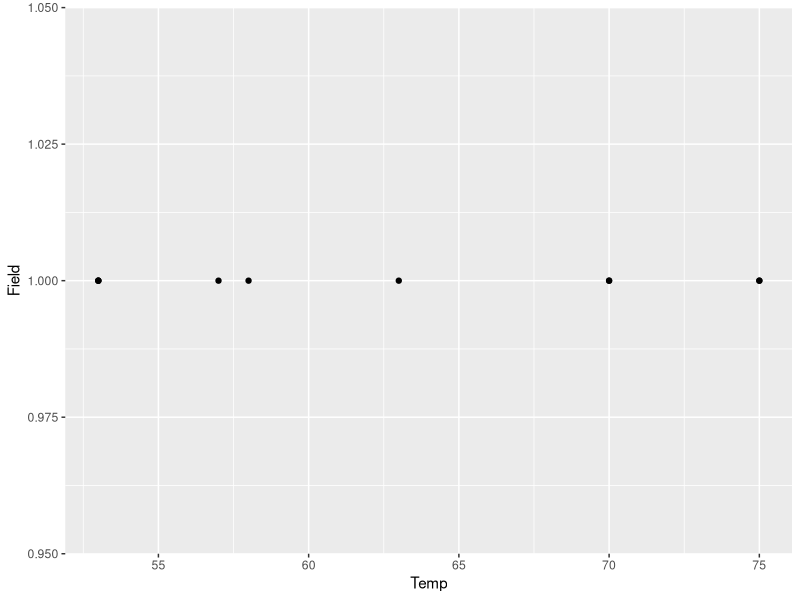
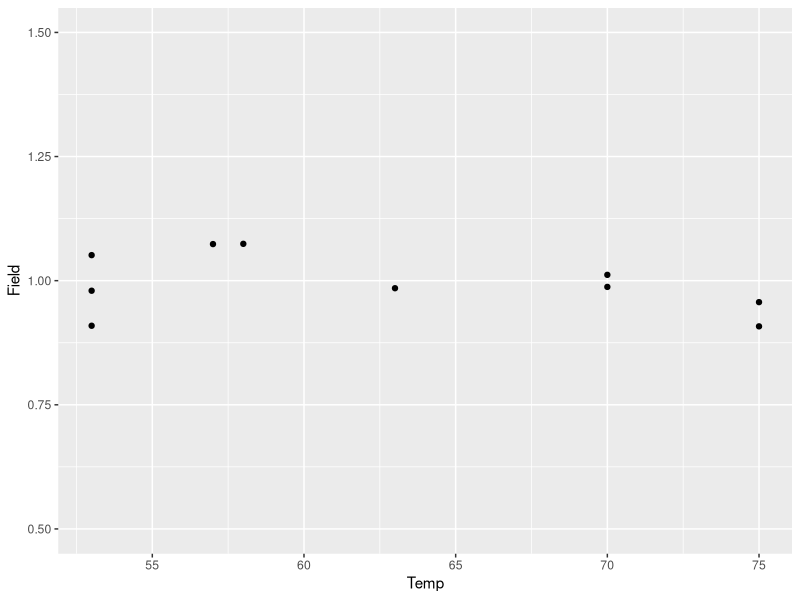
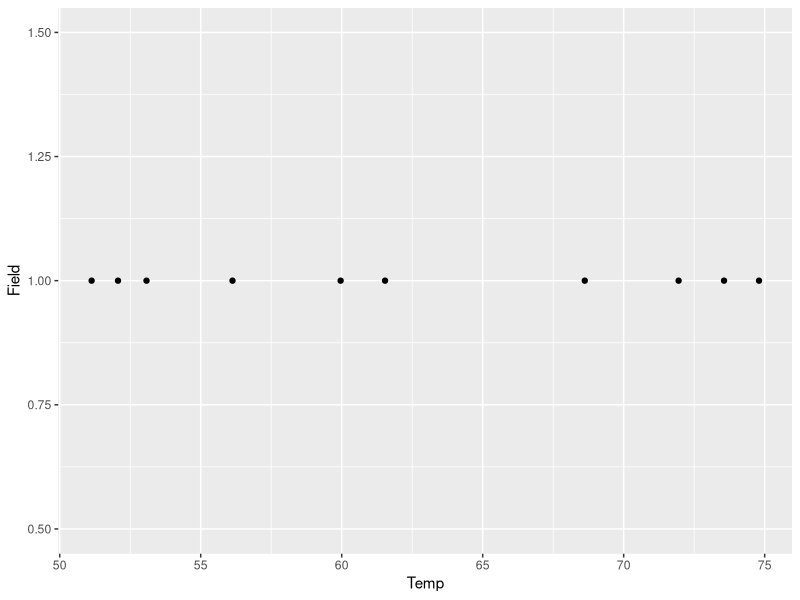
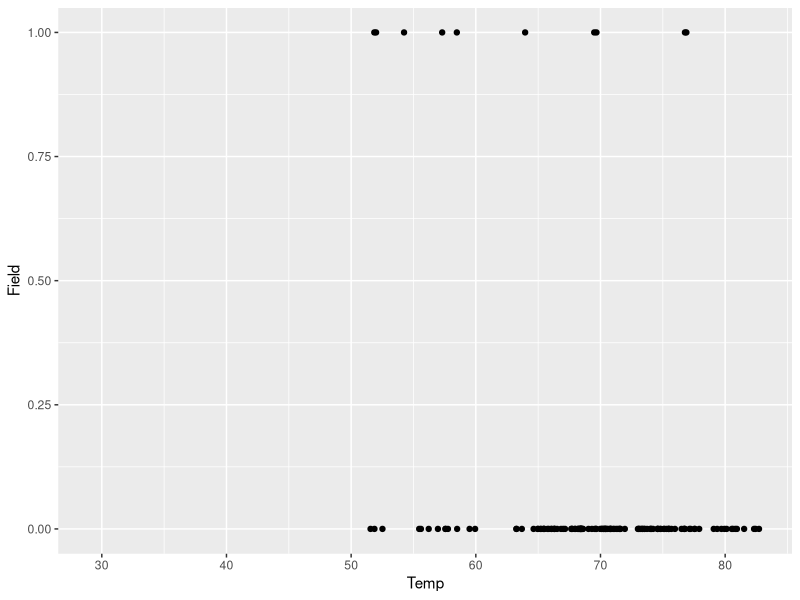
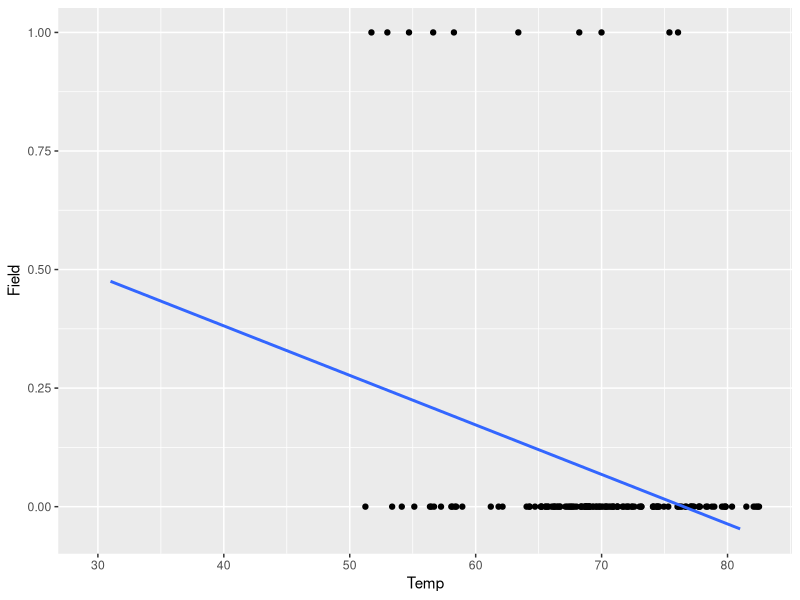
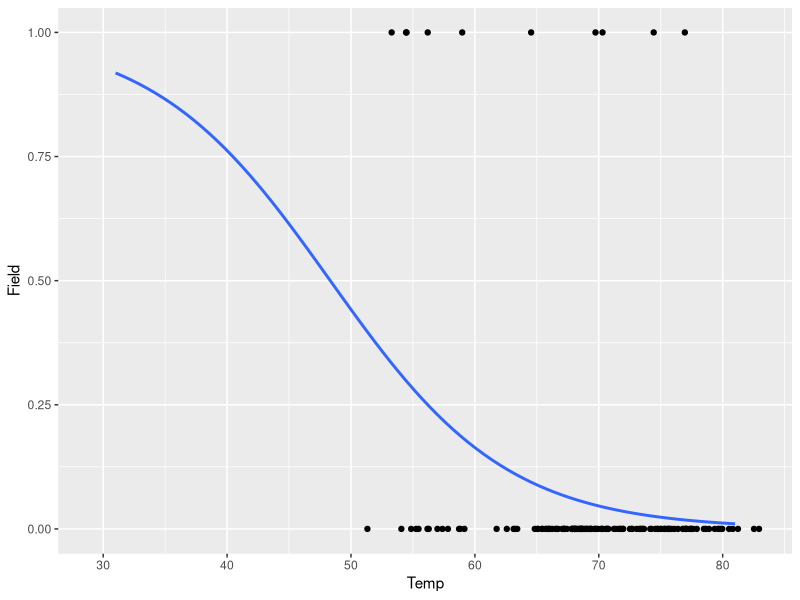
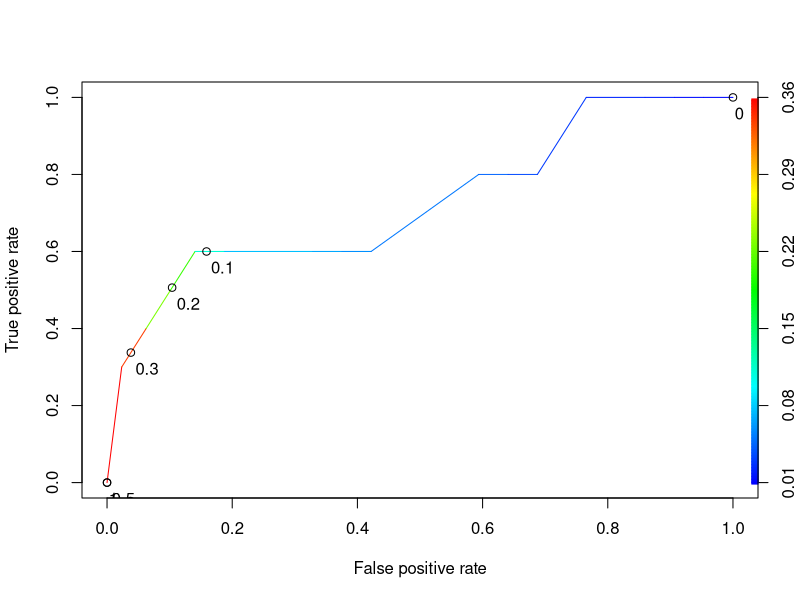

These charts were generated, in order, by the following R code:
## ---- chunk 1
rm(list=ls())
orings <- read.csv("Orings.csv")
str(orings)
summary(orings)
## ---- chunk 2
?tapply
tapply(orings$Field,orings$Flight,sum)
table(tapply(orings$Field,orings$Flight,sum))
## ---- chunk 3
library("ggplot2")

#qplot(Temp,Field,data=orings[orings$Field>0,])
ggplot(orings[orings$Field>0,],aes(Temp,Field)) + geom_point(na.rm=T)
ggplot(orings[orings$Field>0,],aes(Temp,Field)) + geom_jitter(na.rm=T,width=0,height=0.1)+ylim(c(0.5,1.5))
ggplot(orings[orings$Field>0,],aes(Temp,Field)) + geom_jitter(na.rm=T,width=2,height=0)+ylim(c(0.5,1.5))
ggplot(orings,aes(Temp,Field)) + geom_jitter(na.rm=T,height=0,width=2)
## ---- chunk 4
model1 <- lm(Field~Temp+Pres,data=orings)
summary(model1)
## ---- chunk 5
model2 <- lm(Field~Temp,data=orings)
summary(model2)
ggplot(orings,aes(Temp,Field)) + geom_jitter(na.rm=T,height=0,width=2)+geom_smooth(method="lm",se=F,na.rm=T,fullrange=T)

## ---- chunk 6
model3 <- glm(Field~Temp+Pres, data=orings,family="binomial")
summary(model3)
## ---- chunk 7
model4 <- glm(Field~Temp,data=orings,family=binomial)
summary(model4)
## ---- chunk 8
model3$coefficients
model3$aic
## ---- chunk 9
model4$coefficients
model4$aic
## ---- chunk 10
predict(model4,newdata=orings[144,]) # predicts on log(odds) scale
predict(model4,newdata=orings[144,],type="response")
## ---- chunk 11
ggplot(orings,aes(Temp,Field)) + geom_jitter(na.rm=T,height=0,width=2)+geom_smooth(method="glm",se=F,na.rm=T,fullrange=T,method.args = list(family = "binomial"))
## ---- chunk 12
Pred <- predict(model4,newdata=orings,type="response")
t1<-table(Pred[1:138]>0.5,orings$Field[1:138])
t2<-table(Pred[1:138]>0.25,orings$Field[1:138])
t3<-table(Pred[1:138]>0.2,orings$Field[1:138])
t1
t2
t2
## ---- chunk 13
Spec_0.5<- 128/128
Sens_0.5<- 0/10
Acc_0.5<- 128/138
Spec_0.5
Sens_0.5
Acc_0.5
Spec_0.25<- t2[1,1]/sum(t2[,1])
Sens_0.25<- t2[2,2]/sum(t2[,2])
Acc_0.25<- (t2[1,1]+t2[2,2])/sum(t2)
Spec_0.25
Sens_0.25
Acc_0.25
Spec_0.2<- t3[1,1]/sum(t2[,1])
Sens_0.2<- t3[2,2]/sum(t3[,2])
Acc_0.2<-(t3[1,1]+t2[2,2])/sum(t3)
Spec_0.2
Sens_0.2
Acc_0.2
## ---- chunk 14
#install.packages("ROCR")
library(ROCR)
ROCRpred <- prediction(Pred[1:138],orings$Field[1:138])
ROCRperf <- performance(ROCRpred,x.measure="fpr",measure="tpr")
#plot(ROCRperf)
plot(ROCRperf, colorize=T,print.cutoffs.at=c(0,0.1,0.2,0.3,0.5,1), text.adj=c(-0.2,1.7))
as.numeric(performance(ROCRpred,measure="auc")@y.values)
